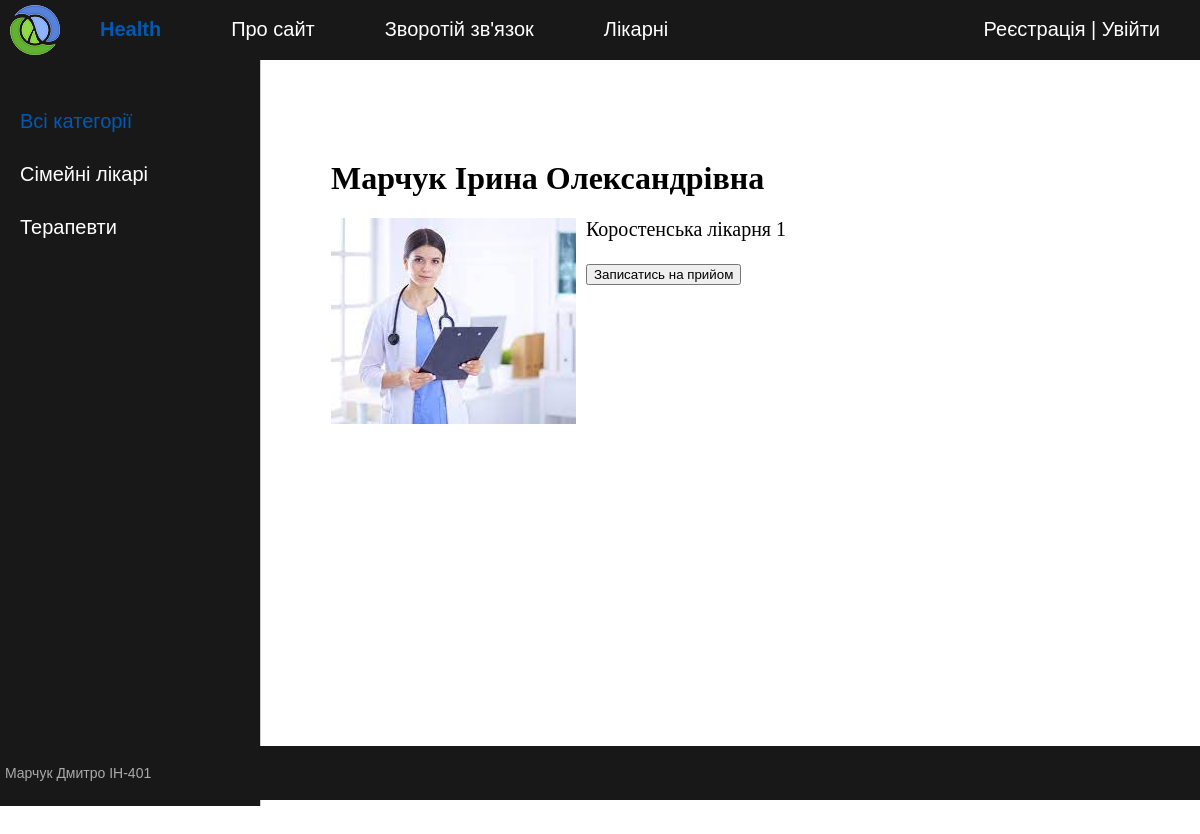
/post/marchukia/, run on the app's committed database.
### doctors/models.py (models this page shows, shortened)
class Category(models.Model):
    name = models.CharField(max_length=100, db_index=True, verbose_name="Категорія")
    slug = models.SlugField(max_length=255, unique=True, db_index=True, verbose_name="URL")
    def get_absolute_url(self):
        return reverse('category', kwargs={'cat_slug': self.slug})
    class Meta:
        verbose_name = 'Категорія'
        verbose_name_plural = 'Категорії'
        ordering = ['id']

class Doctors(models.Model):
    title = models.CharField(max_length=255, verbose_name="Заголовок")
    slug = models.SlugField(max_length=255, unique=True, db_index=True, verbose_name="URL")
    content = models.TextField(blank=True, verbose_name="Текст")
    photo = models.ImageField(upload_to="photos/%Y/%m/%d/", verbose_name="Фото")
    time_create = models.DateTimeField(auto_now_add=True, verbose_name="Час створення")
    time_update = models.DateTimeField(auto_now=True, verbose_name="Час зміни")
    is_published = models.BooleanField(default=True, verbose_name="Публікація")
    cat = models.ForeignKey('Category', on_delete=models.PROTECT, verbose_name="Категорії")
    def __str__(self):
        return self.title
    class Meta:
        verbose_name = 'Лікарі'
        verbose_name_plural = 'Лікарі'
        ordering = ['id']

### doctors/views.py (the view)
# urls.py: path('post/<slug:post_slug>/', ShowPost.as_view(), name='post'),
class ShowPost(DataMixin, DetailView):
    model = Doctors
    template_name = 'doctors/post.html'
    slug_url_kwarg = 'post_slug'
    context_object_name = 'post'
    def get_context_data(self, *, object_list=None, **kwargs):
        context = super().get_context_data(**kwargs)
        c_def = self.get_user_context(title=context['post'])
        return dict(list(context.items()) + list(c_def.items()))

### doctors/templatetags/doctors_tags.py (called while the page is built)
@register.inclusion_tag('doctors/list_categories.html')
def show_categories(sort=None, cat_selected=0):
    if not sort:
        cats = Category.objects.all()
    else:
        cats = Category.objects.order_by(sort)
    return {"cats": cats, "cat_selected": cat_selected}

### doctors/utils.py (called while the page is built)
    def get_user_context(self, **kwargs):
        context = kwargs
        cats = Category.objects.annotate(Count('doctors'))
        user_menu = menu.copy()
        if not self.request.user.is_authenticated:
            user_menu.pop(1)
        context['menu'] = user_menu
        context['cats'] = cats
        if 'cat_selected' not in context:
            context['cat_selected'] = 0
        return context

### doctors/templates/doctors/post.html
{% extends 'doctors/base.html' %}
{% block content %}
<h1>{{post.title}}</h1>
{% if post.photo %}
<p><img class="img-article-left" src="{{post.photo.url}}"></p>
{% endif %}
{{post.content|linebreaks}}
<button type="button" class="btn btn-primary btn-lg btn-block">Записатись на прийом</button>
{% endblock %}

### doctors/templates/doctors/list_categories.html
{% for c in cats %}
	{% if c.pk == cat_selected %}
		<li class="selected">{{c.name}}</li>
	{% else %}
		<li><a href="{{ c.get_absolute_url }}">{{c.name}}</a></li>
	{% endif %}
{% endfor %}

### doctors/static/doctors/css/styles.css (style rules this page uses)
html, body { font-family: 'Arial'; margin: 0; padding: 0; height: 100%; width: 100%; color: #444; }
a { color: #0059b2; text-decoration: none; }
img { max-width: 600px; height: auto; }
img.img-article-left { max-width: 300px; height: auto; float: left; padding: 0 10px 10px 0; }
.left-chapters ul li { margin: 30px 0 0 0; color: #999; }
.left-chapters ul li a { color: #fff; text-decoration: none; }
.content-text h1 { font-size: 32px; }

### data on the page
Category: name "Сімейні лікарі"
Category: name "Терапевти"
Doctors: title "Марчук Ірина Олександрівна", photo (picture), content "Коростенська лікарня 1"

### other printed values
{{ m.title }} "Про сайт" "Зворотій зв'язок" "Лікарні"
